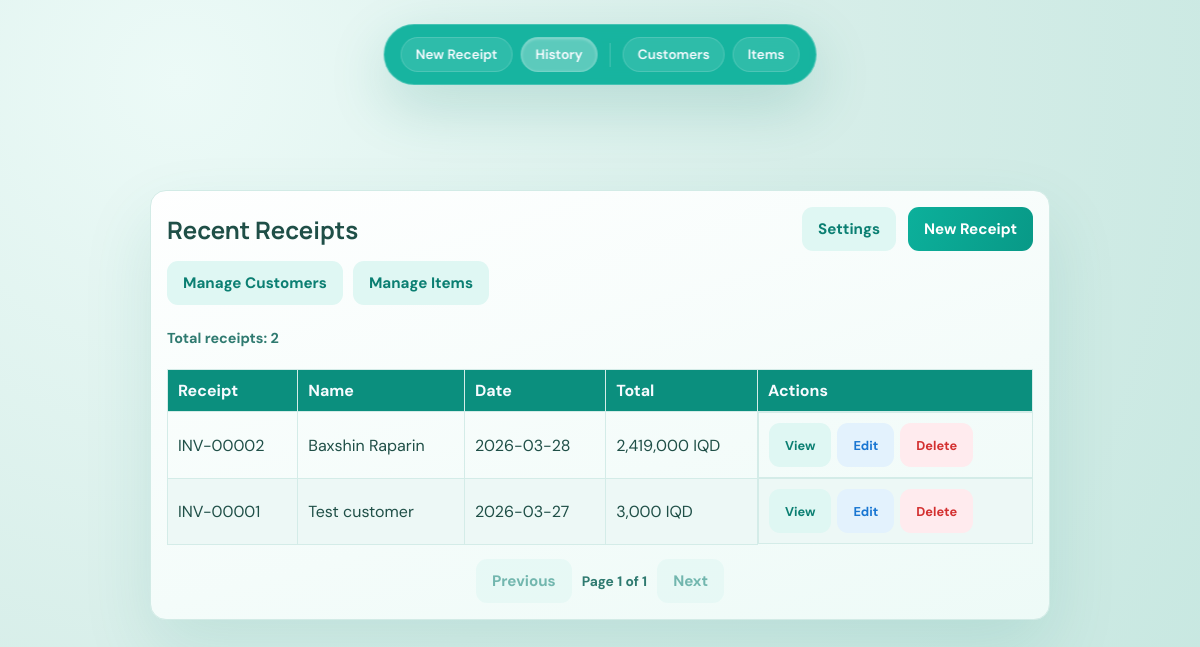
The app's page /history (signed in), older data.
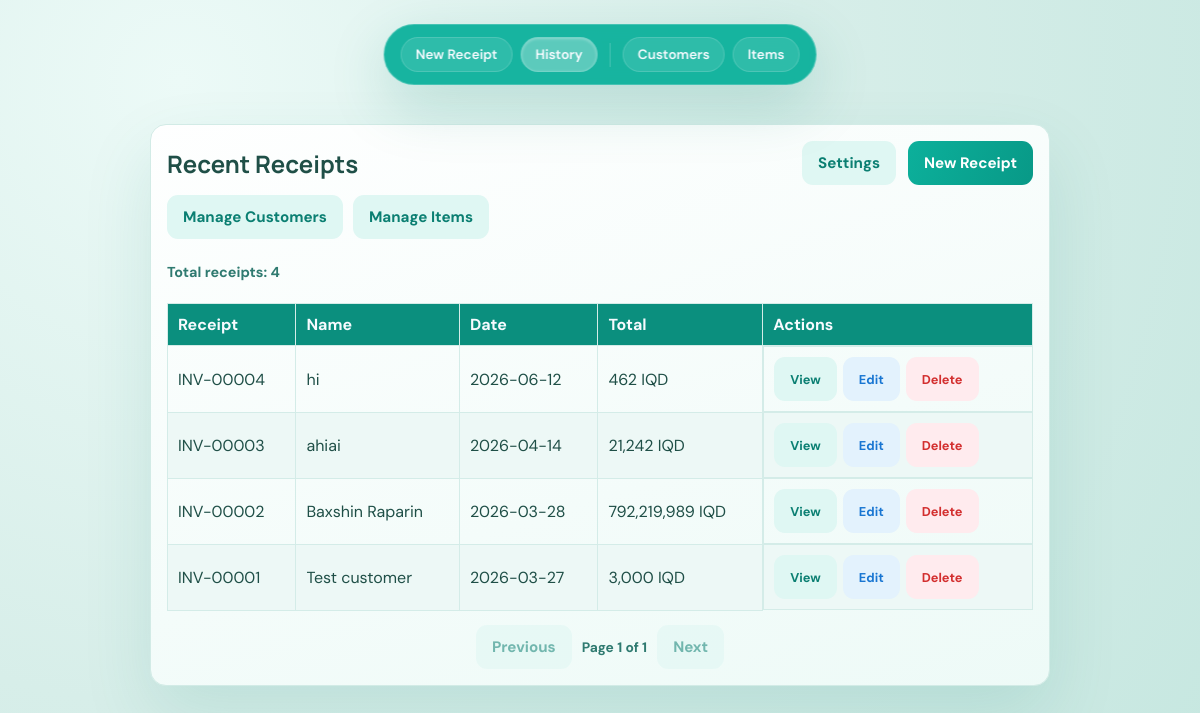
The same page, newer data.
### tables this page shows
CREATE TABLE receipts (
                id INTEGER PRIMARY KEY AUTOINCREMENT,
                receipt_number TEXT UNIQUE NOT NULL,
                sid TEXT NOT NULL,
                customer_name TEXT NOT NULL,
                invoice_date TEXT NOT NULL,
                tax_rate REAL NOT NULL DEFAULT 0,
                subtotal REAL NOT NULL,
                tax REAL NOT NULL,
                total REAL NOT NULL,
                notes TEXT,
                created_at TEXT NOT NULL,
                FOREIGN KEY (sid) REFERENCES sids(sid)
            );

### app.py (the view)
@app.route("/history")
@require_password
def history() -> str:
    page, per_page = get_pagination_params(default_per_page=20)
    with get_db() as conn:
        total = conn.execute("SELECT COUNT(*) FROM receipts").fetchone()[0]
        pagination = make_pagination(total, page, per_page)
        offset = (pagination["page"] - 1) * pagination["per_page"]
        rows = conn.execute(
            """
            SELECT id, receipt_number, customer_name, invoice_date, total
            FROM receipts
            ORDER BY id DESC
            LIMIT ? OFFSET ?
            """
            ,
            (pagination["per_page"], offset),
        ).fetchall()
    return render_template("history.html", receipts=rows, pagination=pagination)

### app.py (called while the page is built)
def get_lan_ip() -> str:
    try:
        s = socket.socket(socket.AF_INET, socket.SOCK_DGRAM)
        s.connect(("8.8.8.8", 80))
        ip = s.getsockname()[0]
        s.close()
        return ip
    except Exception:
        return "127.0.0.1"

def require_password(func):
    @wraps(func)
    def wrapper(*args, **kwargs):
        if not session.get("authenticated"):
            return redirect(url_for("login", next=request.url))
        return func(*args, **kwargs)
    return wrapper

def get_db() -> sqlite3.Connection:
    conn = sqlite3.connect(DB_PATH)
    conn.row_factory = sqlite3.Row
    conn.execute("PRAGMA foreign_keys = ON")
    return conn

def get_pagination_params(default_per_page: int = 20, max_per_page: int = 100) -> tuple[int, int]:
    page_raw = request.args.get("page", "1")
    per_page_raw = request.args.get("per_page", str(default_per_page))
    try:
        page = max(1, int(page_raw))
    except ValueError:
        page = 1
    try:
        per_page = int(per_page_raw)
    except ValueError:
        per_page = default_per_page
    per_page = max(1, min(max_per_page, per_page))
    return page, per_page

### templates/history.html (shortened to what this page needs)
<!doctype html>
<html lang="en">
<head>
  <link rel="stylesheet" href="{{ url_for('static', filename='styles.css') }}" />
</head>
<body>
  <main class="page history-page">
    <section class="history-card">
      <div class="history-head">
        <h1>Recent Receipts</h1>
        <div class="hero-actions-row">
          <a href="{{ url_for('settings') }}" class="button ghost" title="Settings">Settings</a>
          <a href="{{ url_for('index') }}" class="button primary">New Receipt</a>
        </div>
      </div>
      <div class="actions" style="margin-bottom: 1.5rem;">
        <a href="{{ url_for('customers_list') }}" class="button ghost">Manage Customers</a>
        <a href="{{ url_for('items_list') }}" class="button ghost">Manage Items</a>
      </div>
      {% if pagination %}
        <p class="table-total">Total receipts: {{ pagination.total }}</p>
      {% endif %}
      <div class="table-wrapper">
        <table class="history-table manage-table">
          <thead>
            <tr>
              <th>Receipt</th>
              <th>Name</th>
              <th>Date</th>
              <th>Total</th>
              <th>Actions</th>
            </tr>
          </thead>
          <tbody>
            {% for row in receipts %}
              <tr>
                <td data-label="Receipt">{{ row.receipt_number }}</td>
                <td data-label="Name">{{ row.customer_name }}</td>
                <td data-label="Date">{{ row.invoice_date }}</td>
                <td data-label="Total">{{ row.total|iqd }}</td>
                <td class="actions-cell" data-label="Actions">
                  <a class="button ghost" href="{{ url_for('view_receipt', receipt_id=row.id) }}" style="font-size: 0.8rem;">View</a>
                  <a class="button ghost" href="{{ url_for('edit_receipt', receipt_id=row.id) }}" style="font-size: 0.8rem; background: #e3f2fd; color: #1976d2;">Edit</a>
                  <form method="post" action="{{ url_for('delete_receipt', receipt_id=row.id) }}" style="display: inline;" onsubmit="return confirm('Delete this receipt permanently? This cannot be undone.');">
                    <button class="button ghost" type="submit" style="font-size: 0.8rem; background: #ffebee; color: #d32f2f; border-color: #ffcdd2;">Delete</button>
                  </form>
                </td>
              </tr>
            {% else %}
              <tr>
                <td class="empty-note" colspan="5">No receipts yet.</td>
              </tr>
            {% endfor %}
          </tbody>
        </table>
      </div>
      {% if pagination %}
        <div class="pagination-bar" aria-label="History pagination">
          {% if pagination.has_prev %}
            <a class="button ghost" href="{{ url_for('history', page=pagination.prev_page, per_page=pagination.per_page) }}">Previous</a>
          {% else %}
            <span class="button ghost" aria-disabled="true">Previous</span>
          {% endif %}
          <span class="pagination-info">Page {{ pagination.page }} of {{ pagination.total_pages }}</span>
          {% if pagination.has_next %}
            <a class="button ghost" href="{{ url_for('history', page=pagination.next_page, per_page=pagination.per_page) }}">Next</a>
          {% else %}
            <span class="button ghost" aria-disabled="true">Next</span>
          {% endif %}
        </div>
      {% endif %}
    </section>
  </main>
  <nav class="floating-dock">
    <a href="{{ url_for('index') }}" class="dock-item" title="New Receipt">New Receipt</a>
    <a href="{{ url_for('history') }}" class="dock-item active" title="View Receipts">History</a>
    <a href="{{ url_for('customers_list') }}" class="dock-item" title="Manage Customers">Customers</a>
    <a href="{{ url_for('items_list') }}" class="dock-item" title="Manage Items">Items</a>
  </nav>
</body>
</html>

Row changes from the older to the newer data that the page shows:
added receipts: receipt_number "INV-00004", customer_name "hi", invoice_date "2026-06-12", total|iqd "462 IQD"
added receipts: receipt_number "INV-00003", customer_name "ahiai", invoice_date "2026-04-14", total|iqd "21,242 IQD"
changed receipts "INV-00002": total|iqd "2,419,000 IQD" → "792,219,989 IQD"
Text that changed along with them:
{{ pagination.total }}: "2" → "4"
